Frame 1 (no input): blank canvas, image omitted
Frame 60 (no input): blank canvas, image omitted
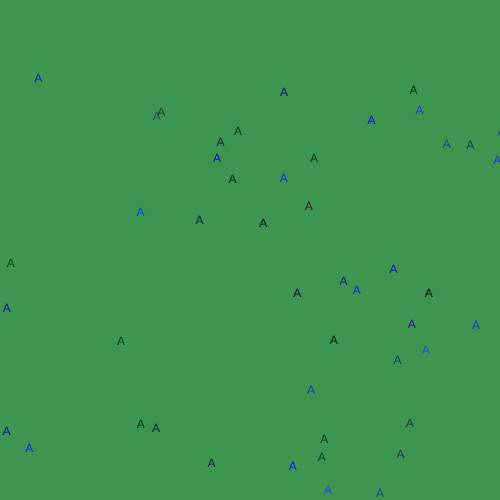
Frame 120 (the mouse pressed at the canvas centre since frame 60)

The p5.js sketch whose frames 1 and 60 were blank and that drew this single picture after the mouse press (run headless with seeded random() and noise() and a simulated clock; from frame 60 on, the mouse is pressed at the canvas centre):

// p5.js sketch
// ── sketch.js
var ps;
// F = 1 * A


function setup() {
  createCanvas(500, 500);
  ps = new ParticleSystem();





}

function draw() {
  background(60, 150, 80);
    ps.update();
    ps.display();
  }

function mousePressed () {
  ps.addParticles(random(30, 80), createVector(mouseX, mouseY));
  }

// ── particle.js
class Particle {
  constructor(loc) {
  this.loc = loc.copy();
  this.acc = createVector(0, 0);
  this.vel = createVector(0, 0);
  this.isDead = false;
  this.age = 0;
  this.lifeSpan = random(60, 110);
  }

  applyForce(force) {
    this.acc.add(force);
  }

  update() {
    this.vel.add(this.acc);
    this.loc.add(this.vel);
    this.vel.mult(0.97);
    this.acc.mult(0); // apply once --> mouse click
    this.age++;
    if (this.age >= this.lifeSpan) {
      this.isDead = true;
    }
  }

  display() {
    noStroke();
    fill(random(50), random(80), random(255));
    //ellipse(this.loc.x, this.loc.y, 10, 10 );
    push();
    translate(this.loc.x, this.loc.y);
    text("A", 0, 0);
    pop();
  }

}

// ── particleSystem.js
class ParticleSystem {
  constructor() {
    this.particles = [];
  }

  addParticles( numOfParticles, loc ) {
    for (var i = 0; i < numOfParticles; i++) {
      var particle = new Particle(loc);
      particle.applyForce(createVector(random(-10, 10), random(-10, 10)))
      this.particles.push(particle);
    }
  }

  update() {
    for (var i = this.particles.length-1; i >= 0; i--) {
      var gravity = createVector(0, 0.1);
      this.particles[i].applyForce(gravity);
      this.particles[i].update();

      if (this.particles[i].isDead) {
        this.particles.splice(i, 1);
      }
    }

  }

  display() {
    for (var i = 0; i < this.particles.length; i++) {
      this.particles[i].display();
    }
  }


}
